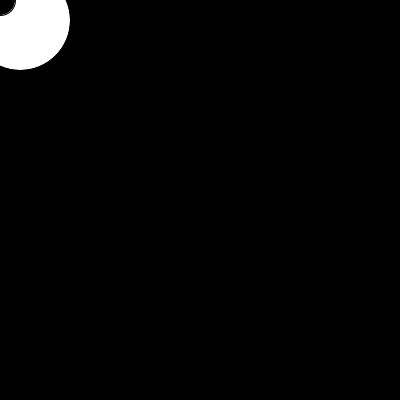
Frame 1 (no input)
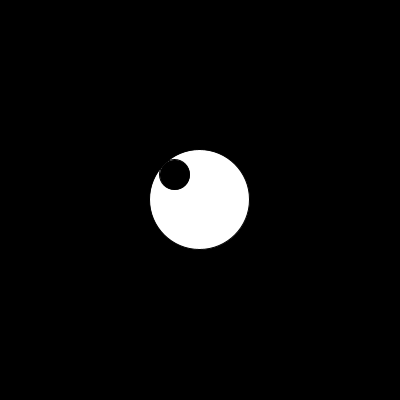
Frame 60 (the mouse pressed at the canvas centre just before this capture)
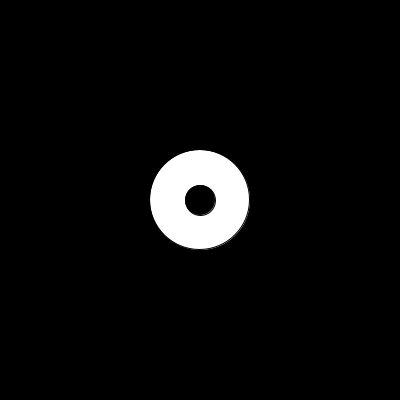
Frame 120 (the mouse held since frame 60 and released just before this capture)

The Processing sketch that drew these frames (run headless with seeded random() and noise(); from frame 60 on, the mouse is pressed at the canvas centre):

// Processing sketch: processing_68985
// ── processing_68985.pde

float x, y, xCiblee=200, yCiblee=200;  //corrdoné de départ
float pupilleD = 30;  //diametre de la pupille
float d = 100;   //diametre
float facteur = 0.1;  //vitesse

  void setup() {
  size(400, 400);
  smooth();
 }
 void draw() {
 background(0);
  
  //------------------------------------------------------------------------
  //code pour faire suivre la souris une fois cliquer
  float radians = atan2( yCiblee-y, xCiblee-x );
  float distance = dist( xCiblee, yCiblee, x, y );
  x = (xCiblee - x) * facteur + x;
  y = (yCiblee - y) * facteur + y;
  //------------------------------------------------------------------
  //clacul l'angle par rapport à la souris
  radians = atan2(mouseY-y,mouseX-x);
  //------------------------------------------------------------------
  //oeuil qui suit
  //clacul la distance par rapport à la souris
  distance = dist(mouseX,mouseY,x,y);
  //------------------------------------------------------------------
  //resrain la puipille dans l'oeuil
  distance = constrain(distance,0,d/2 - pupilleD/2);
  //------------------------------------------------------------------
  //conversion de la valeur coordonné du systeme polaire en cartésien
  float pupilleX = cos(radians)* distance + x;
  float pupilleY = sin(radians)* distance + y;
 
  
 fill(255);
 ellipse(x, y,d,d);
 fill(0);

 ellipse(pupilleX,pupilleY,pupilleD,pupilleD);
  

 }
void mousePressed () {  xCiblee = mouseX;
  yCiblee = mouseY;
}
